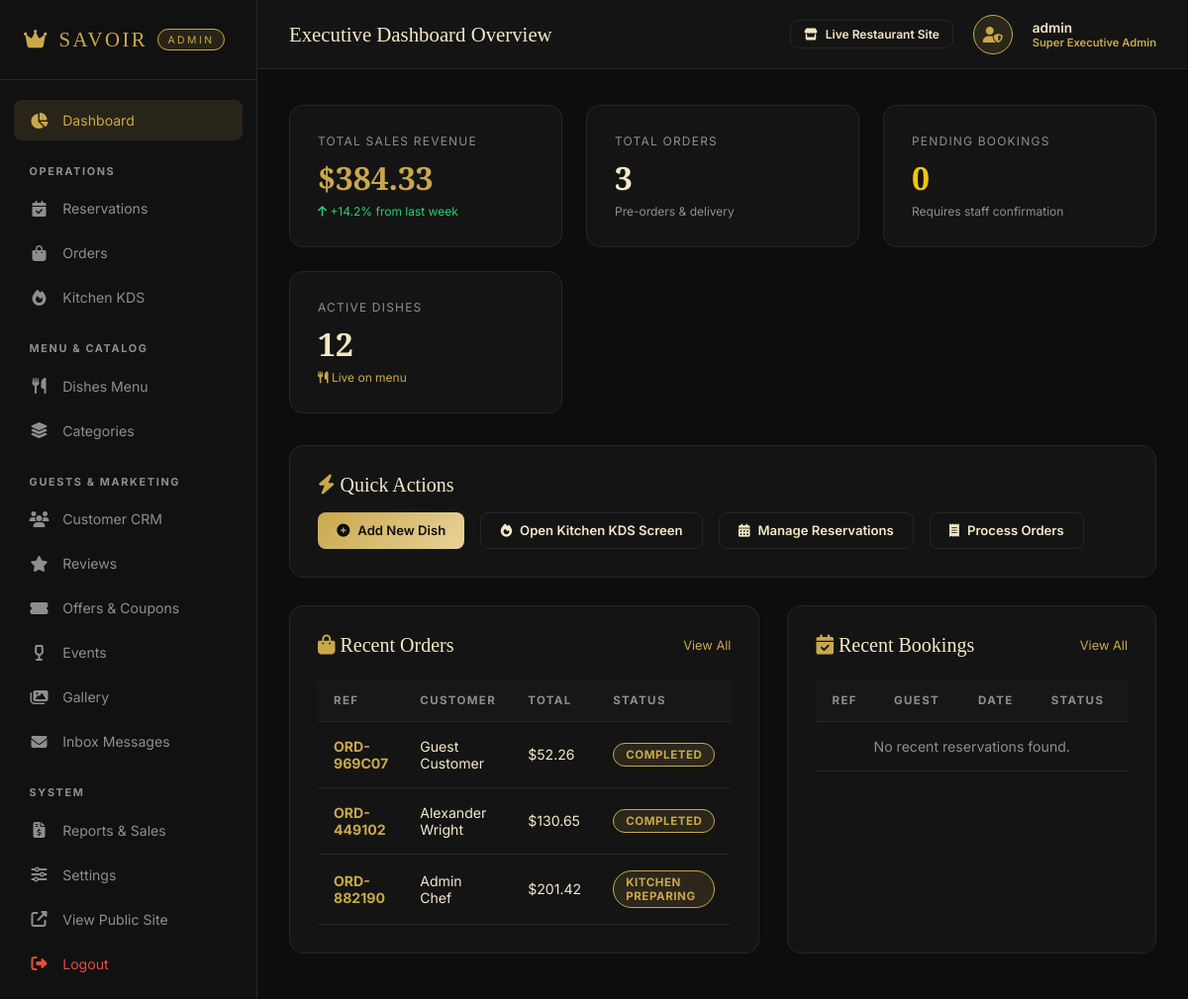
The app's page /admin-panel/dashboard/ (signed in), older data.
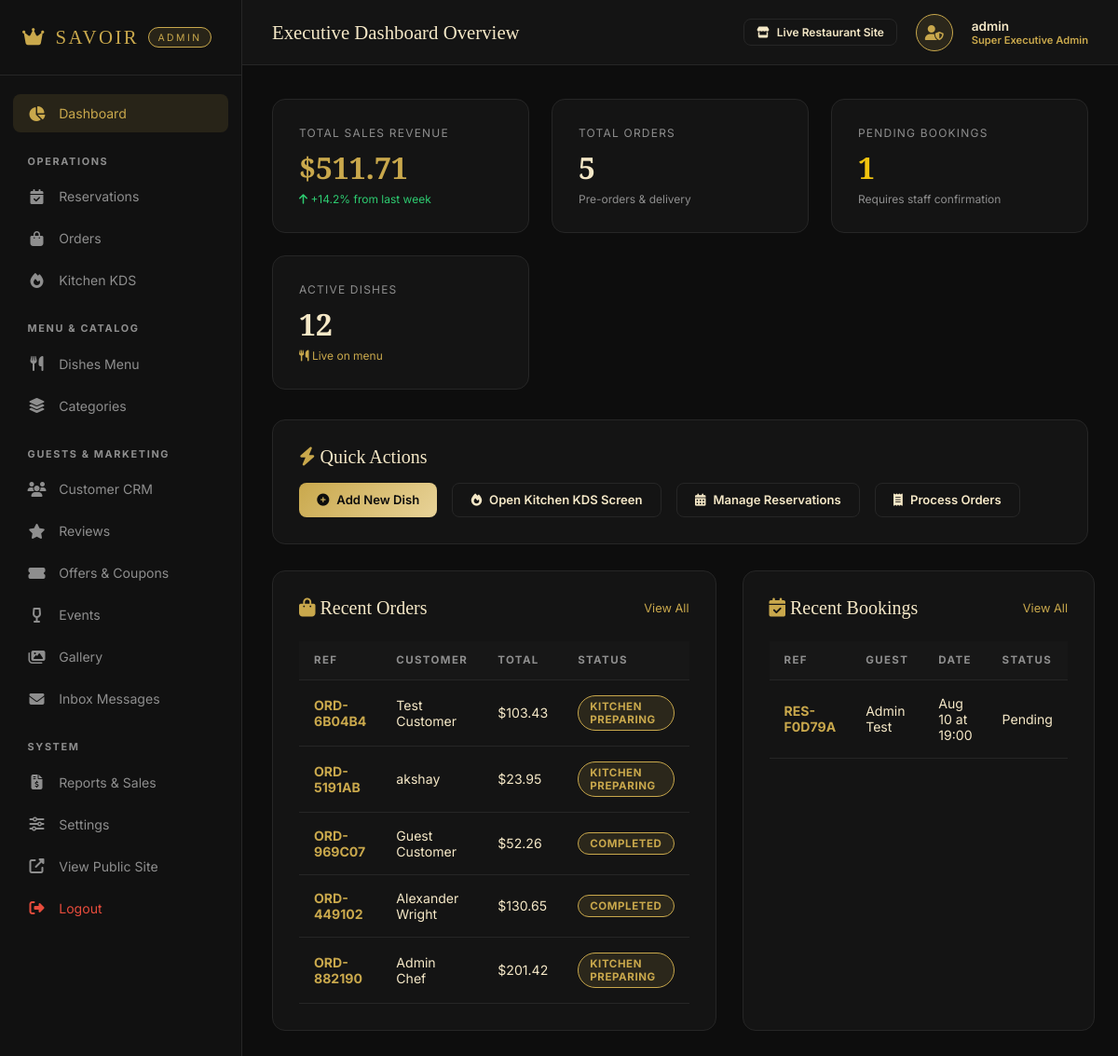
The same page, newer data.
### User_Dashboard/models.py (models this page shows, shortened)
class Order(models.Model):
    TYPE_CHOICES = [
        ('pickup',   'Store Pickup'),
        ('delivery', 'Home Delivery'),
        ('dine_in',  'Pre-order for Table'),
    ]
    STATUS_CHOICES = [
        ('pending',   'Pending Confirmation'),
        ('preparing', 'Kitchen Preparing'),
        ('ready',     'Ready / Out for Delivery'),
        ('completed', 'Completed'),
        ('cancelled', 'Cancelled'),
    ]
    user             = models.ForeignKey(User, on_delete=models.SET_NULL, null=True, blank=True, related_name='orders')
    order_ref        = models.CharField(max_length=20, unique=True, default=generate_order_ref)
    customer_name    = models.CharField(max_length=200)
    customer_email   = models.EmailField()
    customer_phone   = models.CharField(max_length=20)
    order_type       = models.CharField(max_length=20, choices=TYPE_CHOICES, default='pickup')
    delivery_address = models.TextField(blank=True)
    status           = models.CharField(max_length=20, choices=STATUS_CHOICES, default='pending')
    subtotal         = models.DecimalField(max_digits=10, decimal_places=2, default=0.00)
    tax              = models.DecimalField(max_digits=10, decimal_places=2, default=0.00)
    total_price      = models.DecimalField(max_digits=10, decimal_places=2, default=0.00)
    notes            = models.TextField(blank=True)
    created_at       = models.DateTimeField(auto_now_add=True)
    class Meta:
        ordering = ['-created_at']

class Reservation(models.Model):
    TIME_CHOICES = [
        ('12:00', '12:00 PM (Lunch)'),
        ('12:30', '12:30 PM (Lunch)'),
        ('13:00', '1:00 PM (Lunch)'),
        ('13:30', '1:30 PM (Lunch)'),
        ('14:00', '2:00 PM (Lunch)'),
        ('18:00', '6:00 PM (Dinner)'),
        ('18:30', '6:30 PM (Dinner)'),
        ('19:00', '7:00 PM (Dinner)'),
        ('19:30', '7:30 PM (Dinner)'),
        ('20:00', '8:00 PM (Dinner)'),
        ('20:30', '8:30 PM (Dinner)'),
        ('21:00', '9:00 PM (Dinner)'),
    ]
    STATUS_CHOICES = [
        ('pending',   'Pending'),
        ('confirmed', 'Confirmed'),
        ('cancelled', 'Cancelled'),
        ('completed', 'Completed'),
    ]
    OCCASION_CHOICES = [
        ('casual',      'Casual Dining'),
        ('birthday',    'Birthday'),
        ('anniversary', 'Anniversary'),
        ('date',        'Date Night'),
        ('business',    'Business Meal'),
        ('celebration', 'Special Celebration'),
    ]
    SEATING_CHOICES = [
        ('main',     'Main Dining Room'),
        ('window',   'Window Table'),
        ('booth',    'Cozy Booth'),
        ('terrace',  'Outdoor Terrace'),
        ('chef',     'Chef\'s Table / Counter'),
        ('private',  'Private Dining Room'),
    ]
    user               = models.ForeignKey(User, on_delete=models.SET_NULL, null=True, blank=True, related_name='reservations')
    booking_ref        = models.CharField(max_length=20, unique=True, default=generate_res_ref)
    name               = models.CharField(max_length=200)
    email              = models.EmailField()
    phone              = models.CharField(max_length=20)
    guests             = models.PositiveIntegerField(default=2)
    date               = models.DateField()
    time               = models.CharField(max_length=10, choices=TIME_CHOICES)
    occasion           = models.CharField(max_length=50, choices=OCCASION_CHOICES, default='casual', blank=True)
    seating_preference = models.CharField(max_length=50, choices=SEATING_CHOICES, default='main', blank=True)
    special_requests   = models.TextField(blank=True)
    status             = models.CharField(max_length=20, choices=STATUS_CHOICES, default='pending')
    created_at         = models.DateTimeField(auto_now_add=True)
    class Meta:
        ordering = ['-created_at']

### User_Dashboard/admin_views.py (the view)
# urls.py: path('admin-panel/dashboard/',             admin_views.admin_dashboard,           name='admin_dashboard'),
@staff_required
def admin_dashboard(request):
    total_orders = Order.objects.count()
    total_revenue_val = Order.objects.aggregate(Sum('total_price'))['total_price__sum'] or 0.0
    total_revenue = round(float(total_revenue_val), 2)
    pending_reservations = Reservation.objects.filter(status='pending').count()
    total_dishes = MenuItem.objects.count()
    total_customers = User.objects.filter(is_staff=False).count()
    unread_messages = ContactMessage.objects.filter(is_resolved=False).count()
    recent_orders = Order.objects.all().order_by('-created_at')[:5]
    recent_reservations = Reservation.objects.all().order_by('-created_at')[:5]
    return render(request, 'admin_panel/dashboard.html', {
        'total_orders': total_orders,
        'total_revenue': total_revenue,
        'pending_reservations': pending_reservations,
        'total_dishes': total_dishes,
        'total_customers': total_customers,
        'unread_messages': unread_messages,
        'recent_orders': recent_orders,
        'recent_reservations': recent_reservations,
    })

### templates/admin_panel/dashboard.html (shortened to what the changed rows need)
{% extends 'admin_panel/base_admin.html' %}
{% block content %}
<div style="display:grid; grid-template-columns:repeat(auto-fit, minmax(220px, 1fr)); gap:1.5rem; margin-bottom:2rem;">
  <div class="admin-card" style="margin:0;">
    <div style="font-size:0.75rem; letter-spacing:0.1em; text-transform:uppercase; color:var(--text-muted); margin-bottom:0.5rem;">Total Sales Revenue</div>
    <div style="font-family:var(--font-heading); font-size:2rem; font-weight:700; color:var(--gold);">${{ total_revenue }}</div>
    <div style="font-size:0.75rem; color:#2ecc71; margin-top:0.3rem;"><i class="fas fa-arrow-up"></i> +14.2% from last week</div>
  </div>
  <div class="admin-card" style="margin:0;">
    <div style="font-size:0.75rem; letter-spacing:0.1em; text-transform:uppercase; color:var(--text-muted); margin-bottom:0.5rem;">Total Orders</div>
    <div style="font-family:var(--font-heading); font-size:2rem; font-weight:700; color:var(--cream);">{{ total_orders }}</div>
    <div style="font-size:0.75rem; color:var(--text-muted); margin-top:0.3rem;">Pre-orders & delivery</div>
  </div>
  <div class="admin-card" style="margin:0;">
    <div style="font-size:0.75rem; letter-spacing:0.1em; text-transform:uppercase; color:var(--text-muted); margin-bottom:0.5rem;">Pending Bookings</div>
    <div style="font-family:var(--font-heading); font-size:2rem; font-weight:700; color:#f1c40f;">{{ pending_reservations }}</div>
    <div style="font-size:0.75rem; color:var(--text-muted); margin-top:0.3rem;">Requires staff confirmation</div>
  </div>
</div>
<div style="display:grid; grid-template-columns:1fr 1fr; gap:1.75rem;">
  <div class="admin-card" style="margin:0;">
    <table class="admin-table">
      <thead>
        <tr>
          <th>Ref</th>
          <th>Customer</th>
          <th>Total</th>
          <th>Status</th>
        </tr>
      </thead>
      <tbody>
        {% for order in recent_orders %}
        <tr>
          <td style="font-weight:700; color:var(--gold);">
            <a href="{% url 'admin_order_details' ref=order.order_ref %}">{{ order.order_ref }}</a>
          </td>
          <td>{{ order.customer_name }}</td>
          <td>${{ order.total_price }}</td>
          <td><span class="badge badge-gold">{{ order.get_status_display }}</span></td>
        </tr>
        {% empty %}
        <tr><td colspan="4" style="text-align:center; color:var(--text-muted);">No recent orders found.</td></tr>
        {% endfor %}
      </tbody>
    </table>
  </div>
  <div class="admin-card" style="margin:0;">
    <table class="admin-table">
      <thead>
        <tr>
          <th>Ref</th>
          <th>Guest</th>
          <th>Date</th>
          <th>Status</th>
        </tr>
      </thead>
      <tbody>
        {% for res in recent_reservations %}
        <tr>
          <td style="font-weight:700; color:var(--gold);">
            <a href="{% url 'admin_reservation_details' ref=res.booking_ref %}">{{ res.booking_ref }}</a>
          </td>
          <td>{{ res.name }}</td>
          <td>{{ res.date|date:"M d" }} at {{ res.time }}</td>
          <td><span class="badge-status badge-{{ res.status }}">{{ res.get_status_display }}</span></td>
        </tr>
        {% empty %}
        <tr><td colspan="4" style="text-align:center; color:var(--text-muted);">No recent reservations found.</td></tr>
        {% endfor %}
      </tbody>
    </table>
  </div>
</div>
{% endblock %}

Row changes from the older to the newer data that the page shows:
added Order: order_ref "ORD-6B04B4", customer_name "Test Customer", total_price "103.43", status "KITCHEN PREPARING"
added Order: order_ref "ORD-5191AB", customer_name "akshay", total_price "23.95", status "KITCHEN PREPARING"
added Reservation: booking_ref "RES-F0D79A", name "Admin Test", date "Aug 10", time "19:00", status "Pending"
Text that changed along with them:
{{ total_revenue }}: "384.33" → "511.71"
{{ total_orders }}: "3" → "5"
{{ pending_reservations }}: "0" → "1"
text no longer shown: "No recent reservations found."
